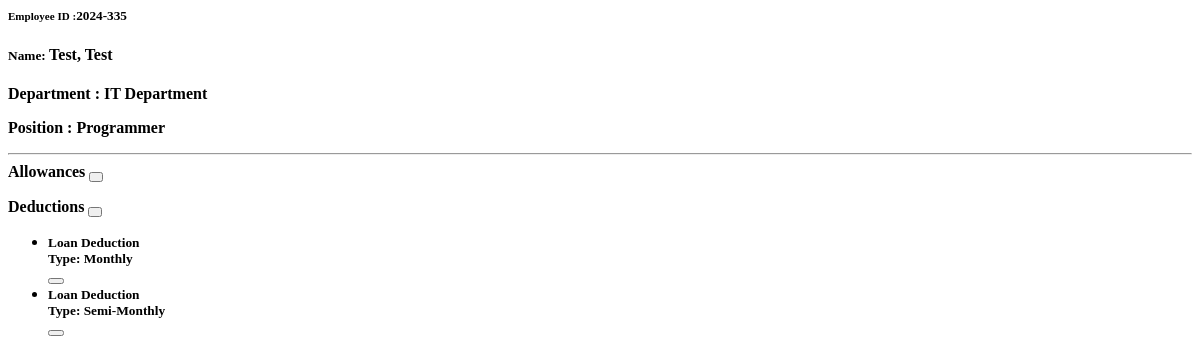
The page /view_employee.php?id=10 on the database as committed earlier.
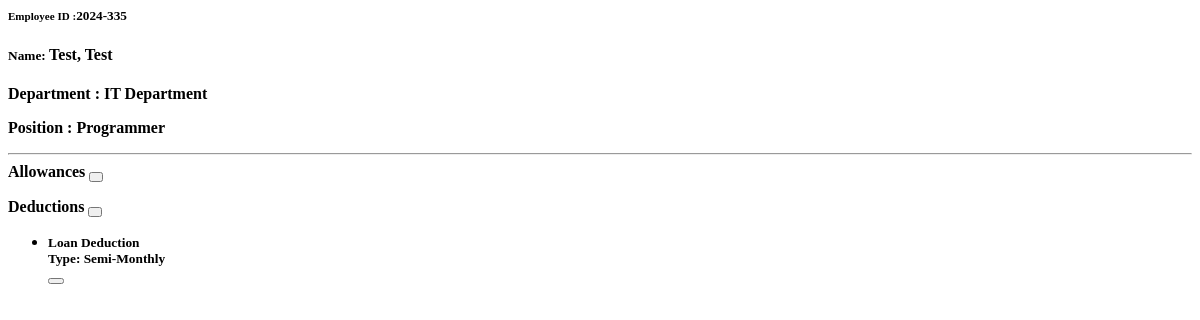
The same page on the database as committed later.
### tables this page shows
CREATE TABLE `employee_deductions` (
  `id` int(30) NOT NULL,
  `employee_id` int(30) NOT NULL,
  `deduction_id` int(30) NOT NULL,
  `type` tinyint(1) NOT NULL COMMENT '1 = Monthly, 2= Semi-Montly, 3 = once',
  `amount` float NOT NULL,
  `effective_date` date NOT NULL,
  `date_created` datetime NOT NULL DEFAULT current_timestamp()
);

CREATE TABLE `deductions` (
  `id` int(30) NOT NULL,
  `deduction` text NOT NULL,
  `description` text NOT NULL
);

### view_employee.php (the view, shortened to what this page needs)
<?php include 'db_connect.php' ?>
<div class="contriner-fluid">
	<div class="col-md-12">
		<h5><b><small>Employee ID :</small><?php echo $employee_no ?></b></h5>
		<h4><b><small>Name: </small><?php echo ucwords($lastname.", ".$firstname." ",$middlename) ?></b></h4>
		<p><b>Department : <?php echo ucwords($dname) ?></b></p>
		<p><b>Position : <?php echo ucwords($pname) ?></b></p>
		<hr class="divider">
		<div class="row">
			<div class="col-md-6">
				<div class="card">
					<div class="card-header">
						<span><b>Allowances</b></span>
						<button class="btn btn-primary btn-sm float-right" style="padding: 3px 5px" type="button" id="new_allowance"><i class="fa fa-plus"></i></button>
					</div>
				</div>
			</div>
			<div class="col-md-6">
				<div class="card">
					<div class="card-header">
						<span><b>Deductions</b></span>
						<button class="btn btn-primary btn-sm float-right" style="padding: 3px 5px" type="button" id="new_deduction"><i class="fa fa-plus"></i></button>
					</div>
					<div class="card-body">
						<ul class="list-group">
							<?php
							$deductions = $conn->query("SELECT ea.*,d.deduction as dname FROM employee_deductions ea inner join deductions d on d.id = ea.deduction_id where ea.employee_id=".$_GET['id']." order by ea.type asc,date(ea.effective_date) asc, d.deduction asc ");
							$t_arr = array(1=>"Monthly",2=>"Semi-Monthly",3=>"Once");
							while($row=$deductions->fetch_assoc()):
							?>
						  <li class="list-group-item d-flex justify-content-between align-items-center dlist" data-id="<?php echo $row['id'] ?>">
						  	<span>
						    <p><small><?php echo $row['dname'] ?></small></p>
						    <p><small>Type: <?php echo $t_arr[$row['type']] ?></small></p>
						    </span>
						    <button class="badge badge-danger badge-pill btn remove_deduction" type="button"  data-id="<?php echo $row['id'] ?>"><i class="fa fa-trash"></i></button>
						  </li>
						<?php endwhile; ?>
						</ul>
					</div>
				</div>
			</div>
		</div>
		</div>
	</div>

Rows that differ between the two databases and show on the page:
removed employee_deductions: deduction.deduction "Loan Deduction", type "Monthly"
